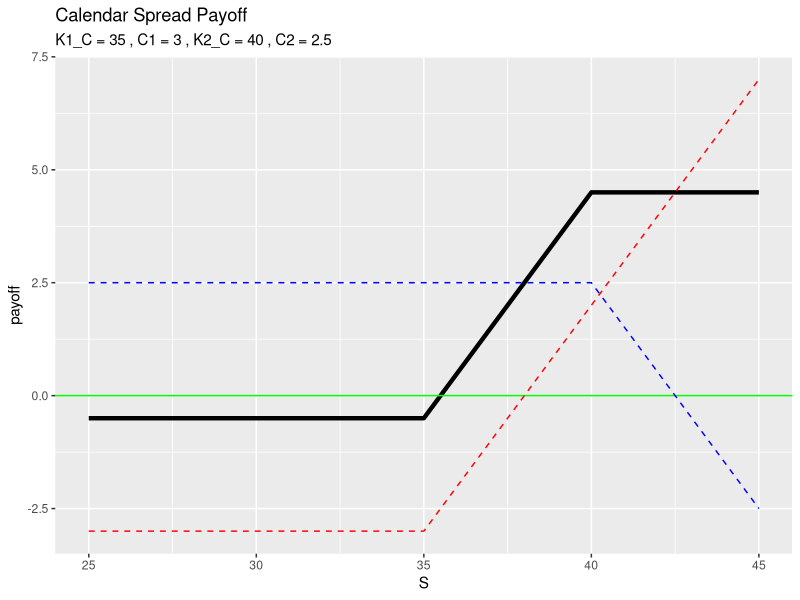

Write R code to recreate this figure.
rm(list = ls())
library(tidyverse)
library(flextable)

K1_C = 35    # Precio de ejercicio de la opción de compra con el primer vencimiento
C1 = 3       # Prima de la opción de compra con el primer vencimiento
K2_C = 40    # Precio de ejercicio de la opción de compra con el segundo vencimiento
C2 = 2.5     # Prima de la opción de compra con el segundo vencimiento

S <- seq(25, 45, by = 1)

# Función de pago de la opción de compra con el primer vencimiento
PayoutCall1 <- pmax(S - K1_C, 0)
RdoCall1 = PayoutCall1 - C1

# Función de pago de la opción de compra con el segundo vencimiento
PayoutCall2 <- pmax(S - K2_C, 0)
RdoCall2 = PayoutCall2 - C2

# Función de pago del Calendar Spread
calendar_spread_payoff <- RdoCall1 - RdoCall2

df_calendar_spread <- tibble(S = S, payoff = calendar_spread_payoff)

ggplot(df_calendar_spread, aes(x = S, y = payoff)) + 
  geom_line(lwd = 1.5) + 
  geom_hline(yintercept = 0, col = 'green') + 
  geom_line(aes(x = S, y = RdoCall1), col = 'red', linetype = "dashed") + # Opción de compra con el primer vencimiento
  geom_line(aes(x = S, y = -RdoCall2), col = 'blue', linetype = "dashed") + # Opción de compra con el segundo vencimiento
  labs(title = "Calendar Spread Payoff",
       subtitle = paste("K1_C =", K1_C, ", C1 =", C1, ", K2_C =", K2_C, ", C2 =", C2))
